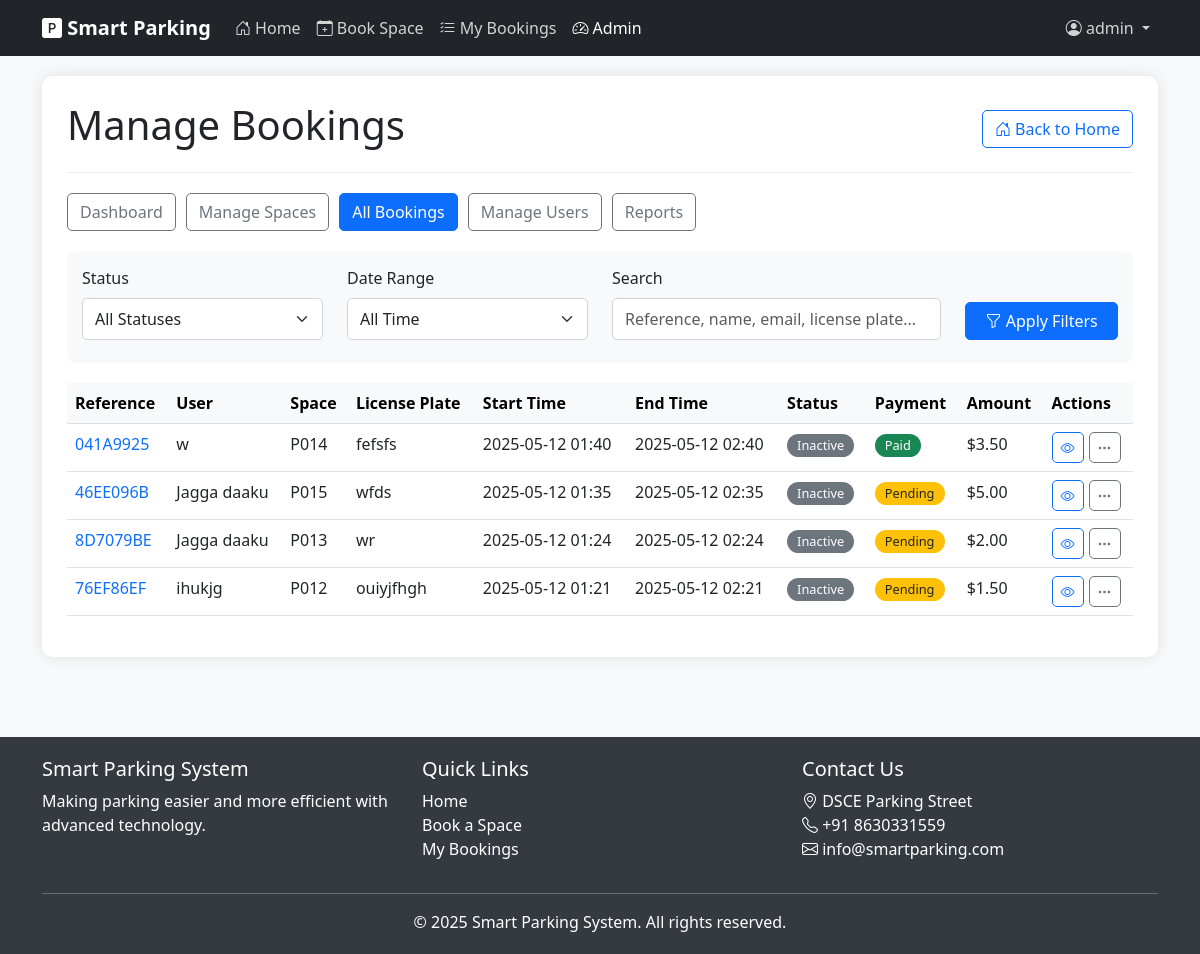
/admin/bookings (signed in), run on an earlier commit of the app's database.
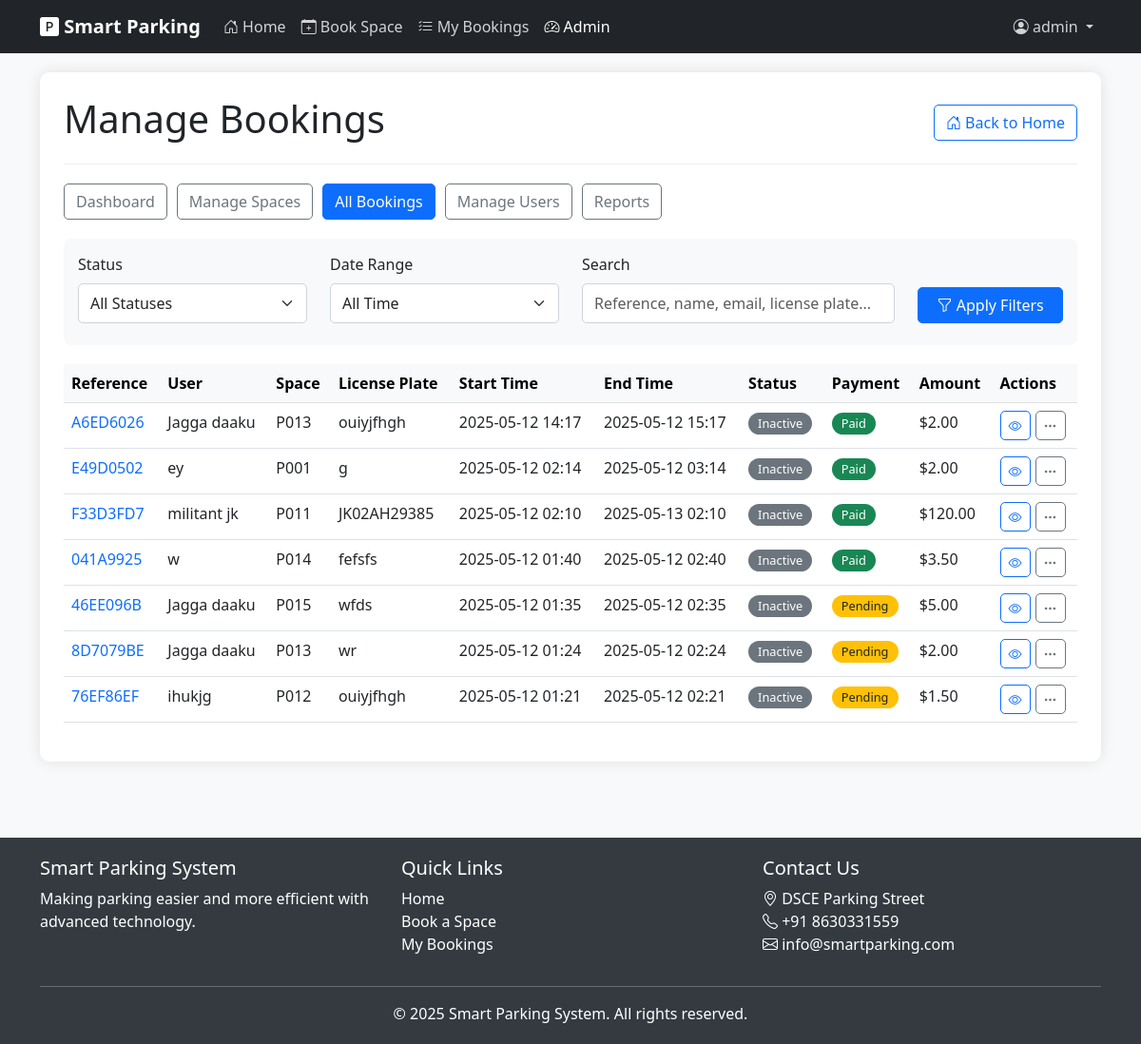
And on a later commit of the database.
### models.py (models this page shows, shortened)
class Booking(db.Model):
    id = db.Column(db.Integer, primary_key=True)
    booking_reference = db.Column(db.String(10), unique=True, nullable=False)
    user_id = db.Column(db.Integer, db.ForeignKey('user.id'), nullable=True)  # Can be null for guest bookings
    user_name = db.Column(db.String(100), nullable=False)
    user_email = db.Column(db.String(100), nullable=False)
    vehicle_id = db.Column(db.Integer, db.ForeignKey('vehicle.id'), nullable=True)
    license_plate = db.Column(db.String(20), nullable=False)
    start_time = db.Column(db.DateTime, nullable=False, default=datetime.utcnow)
    end_time = db.Column(db.DateTime, nullable=False)
    is_active = db.Column(db.Boolean, default=True)
    created_at = db.Column(db.DateTime, nullable=False, default=datetime.utcnow)
    parking_space_id = db.Column(db.Integer, db.ForeignKey('parking_space.id'), nullable=False)
    total_price = db.Column(db.Float, nullable=False)
    payment_status = db.Column(db.String(20), default='Pending')  # 'Pending', 'Paid', 'Refunded'
    check_in_time = db.Column(db.DateTime, nullable=True)
    check_out_time = db.Column(db.DateTime, nullable=True)
    selection_method = db.Column(db.String(20), default='Manual')  # 'Auto' or 'Manual'

class ParkingSpace(db.Model):
    id = db.Column(db.Integer, primary_key=True)
    position_x = db.Column(db.Integer, nullable=False)
    position_y = db.Column(db.Integer, nullable=False)
    space_id = db.Column(db.String(10), unique=True, nullable=False)
    zone = db.Column(db.String(20), default='General')  # e.g., 'VIP', 'Disabled', 'General'
    hourly_rate = db.Column(db.Float, default=150.00)  # Default hourly rate in INR (equivalent to ~$2.00)
    is_active = db.Column(db.Boolean, default=True)
    bookings = db.relationship('Booking', backref='parking_space', lazy=True)

### app.py (the view)
@app.route('/admin/bookings')
def admin_bookings():
    if not session.get('is_admin', False):
        flash('You do not have permission to access this page', 'danger')
        return redirect(url_for('index'))
    bookings = Booking.query.order_by(Booking.created_at.desc()).all()
    return render_template('admin/bookings.html', bookings=bookings)

### app.py (called while the page is built)
@app.context_processor
def inject_view_functions():
    return dict(view_functions=app.view_functions)

### templates/admin/bookings.html (shortened to what the changed rows need)
{% extends "layout.html" %}
{% block content %}
<div class="admin-container">
    <div class="admin-header d-flex justify-content-between align-items-center">
        <h1>Manage Bookings</h1>
    </div>
    <div class="table-responsive">
        <table class="table table-hover" id="bookingsTable">
            <thead class="table-light">
                <tr>
                    <th>Reference</th>
                    <th>User</th>
                    <th>Space</th>
                    <th>License Plate</th>
                    <th>Start Time</th>
                    <th>End Time</th>
                    <th>Status</th>
                    <th>Payment</th>
                    <th>Amount</th>
                    <th>Actions</th>
                </tr>
            </thead>
            <tbody>
                {% for booking in bookings %}
                    <tr class="booking-row"
                        data-status="{{ 'active' if booking.is_active else 'inactive' }}"
                        data-payment="{{ booking.payment_status.lower() }}">
                        <td>
                            <a href="{{ url_for('booking_details', reference=booking.booking_reference) }}" class="text-decoration-none">
                                {{ booking.booking_reference }}
                            </a>
                        </td>
                        <td>{{ booking.user_name }}</td>
                        <td>{{ booking.parking_space.space_id }}</td>
                        <td>{{ booking.license_plate }}</td>
                        <td>{{ booking.start_time.strftime('%Y-%m-%d %H:%M') }}</td>
                        <td>{{ booking.end_time.strftime('%Y-%m-%d %H:%M') }}</td>
                        <td>
                            {% if booking.is_active %}
                                <span class="badge bg-success status-badge">Active</span>
                            {% else %}
                                <span class="badge bg-secondary status-badge">Inactive</span>
                            {% endif %}
                        </td>
                        <td>
                            {% if booking.payment_status == 'Paid' %}
                                <span class="badge bg-success status-badge">Paid</span>
                            {% elif booking.payment_status == 'Pending' %}
                                <span class="badge bg-warning text-dark status-badge">Pending</span>
                            {% elif booking.payment_status == 'Refunded' %}
                                <span class="badge bg-info status-badge">Refunded</span>
                            {% endif %}
                        </td>
                        <td>${{ "%.2f"|format(booking.total_price) }}</td>
                        <td>
                            <div class="booking-actions">
                                <a href="{{ url_for('booking_details', reference=booking.booking_reference) }}" class="btn btn-sm btn-outline-primary" title="View Details">
                                    <i class="bi bi-eye"></i>
                                </a>
                                <button type="button" class="btn btn-sm btn-outline-secondary" data-bs-toggle="modal" data-bs-target="#bookingModal{{ booking.id }}" title="More Options">
                                    <i class="bi bi-three-dots"></i>
                                </button>
                            </div>
                        </td>
                    </tr>
                {% endfor %}
            </tbody>
        </table>
    </div>
</div>
{% endblock %}

What changed in the data, as far as the page shows it:
added Booking: booking_reference "A6ED6026", user_name "Jagga daaku", parking_space.space_id "P013", license_plate "ouiyjfhgh", start_time "2025-05-12 14:17", end_time "2025-05-12 15:17", is_active "Inactive", payment_status "Paid", total_price "2.00"
added Booking: booking_reference "E49D0502", user_name "ey", parking_space.space_id "P001", license_plate "g", start_time "2025-05-12 02:14", end_time "2025-05-12 03:14", is_active "Inactive", payment_status "Paid", total_price "2.00"
added Booking: booking_reference "F33D3FD7", user_name "militant jk", parking_space.space_id "P011", license_plate "JK02AH29385", start_time "2025-05-12 02:10", end_time "2025-05-13 02:10", is_active "Inactive", payment_status "Paid", total_price "120.00"
